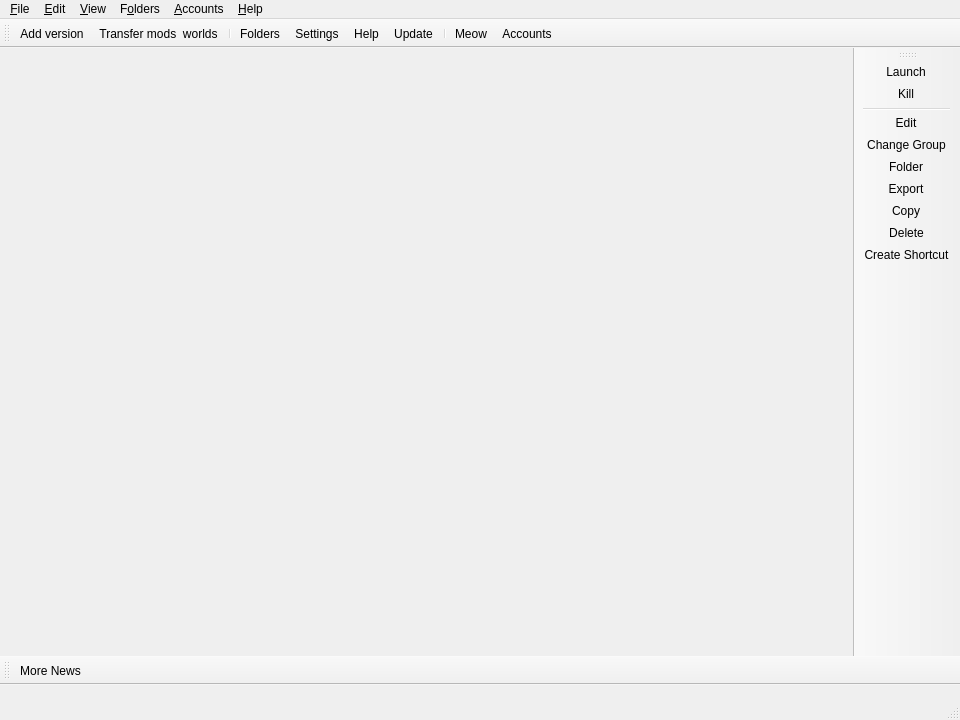
<?xml version="1.0" encoding="UTF-8"?>
<ui version="4.0">
 <class>MainWindow</class>
 <widget class="QMainWindow" name="MainWindow">
  <property name="geometry">
   <rect>
    <x>0</x>
    <y>0</y>
    <width>960</width>
    <height>720</height>
   </rect>
  </property>
  <widget class="QWidget" name="centralWidget">
   <layout class="QHBoxLayout" name="horizontalLayout">
    <property name="spacing">
     <number>0</number>
    </property>
    <property name="leftMargin">
     <number>0</number>
    </property>
    <property name="topMargin">
     <number>0</number>
    </property>
    <property name="rightMargin">
     <number>0</number>
    </property>
    <property name="bottomMargin">
     <number>0</number>
    </property>
   </layout>
  </widget>
  <widget class="QStatusBar" name="statusBar">
   <property name="minimumSize">
    <size>
     <width>0</width>
     <height>35</height>
    </size>
   </property>
  </widget>
  <widget class="QToolBar" name="mainToolBar">
   <property name="windowTitle">
    <string>Main Toolbar</string>
   </property>
   <property name="allowedAreas">
    <set>Qt::ToolBarArea::BottomToolBarArea|Qt::ToolBarArea::TopToolBarArea</set>
   </property>
   <property name="toolButtonStyle">
    <enum>Qt::ToolButtonStyle::ToolButtonTextBesideIcon</enum>
   </property>
   <property name="floatable">
    <bool>false</bool>
   </property>
   <attribute name="toolBarArea">
    <enum>TopToolBarArea</enum>
   </attribute>
   <attribute name="toolBarBreak">
    <bool>false</bool>
   </attribute>
   <addaction name="actionAddInstance"/>
   <addaction name="actionTransferContent"/>
   <addaction name="separator"/>
   <addaction name="actionFoldersButton"/>
   <addaction name="actionSettings"/>
   <addaction name="actionHelpButton"/>
   <addaction name="actionCheckUpdate"/>
   <addaction name="separator"/>
   <addaction name="actionCAT"/>
   <addaction name="actionAccountsButton"/>
  </widget>
  <widget class="QToolBar" name="newsToolBar">
   <property name="windowTitle">
    <string>News Toolbar</string>
   </property>
   <property name="allowedAreas">
    <set>Qt::ToolBarArea::BottomToolBarArea|Qt::ToolBarArea::TopToolBarArea</set>
   </property>
   <property name="iconSize">
    <size>
     <width>16</width>
     <height>16</height>
    </size>
   </property>
   <property name="toolButtonStyle">
    <enum>Qt::ToolButtonStyle::ToolButtonTextBesideIcon</enum>
   </property>
   <property name="floatable">
    <bool>false</bool>
   </property>
   <attribute name="toolBarArea">
    <enum>BottomToolBarArea</enum>
   </attribute>
   <attribute name="toolBarBreak">
    <bool>false</bool>
   </attribute>
   <addaction name="actionMoreNews"/>
  </widget>
  <widget class="WideBar" name="instanceToolBar">
   <property name="windowTitle">
    <string>Instance Toolbar</string>
   </property>
   <property name="allowedAreas">
    <set>Qt::ToolBarArea::LeftToolBarArea|Qt::ToolBarArea::RightToolBarArea</set>
   </property>
   <property name="iconSize">
    <size>
     <width>16</width>
     <height>16</height>
    </size>
   </property>
   <property name="toolButtonStyle">
    <enum>Qt::ToolButtonStyle::ToolButtonTextBesideIcon</enum>
   </property>
   <property name="floatable">
    <bool>false</bool>
   </property>
   <property name="useDefaultAction" stdset="0">
    <bool>true</bool>
   </property>
   <attribute name="toolBarArea">
    <enum>RightToolBarArea</enum>
   </attribute>
   <attribute name="toolBarBreak">
    <bool>false</bool>
   </attribute>
   <addaction name="actionLaunchInstance"/>
   <addaction name="actionKillInstance"/>
   <addaction name="separator"/>
   <addaction name="actionEditInstance"/>
   <addaction name="actionChangeInstGroup"/>
   <addaction name="actionViewSelectedInstFolder"/>
   <addaction name="actionExportInstance"/>
   <addaction name="actionCopyInstance"/>
   <addaction name="actionDeleteInstance"/>
   <addaction name="actionCreateInstanceShortcut"/>
  </widget>
  <widget class="QMenuBar" name="menuBar">
   <property name="geometry">
    <rect>
     <x>0</x>
     <y>0</y>
     <width>800</width>
     <height>24</height>
    </rect>
   </property>
   <widget class="QMenu" name="fileMenu">
    <property name="title">
     <string>&amp;File</string>
    </property>
    <property name="toolTipsVisible">
     <bool>true</bool>
    </property>
    <addaction name="actionAddInstance"/>
    <addaction name="separator"/>
    <addaction name="actionLaunchInstance"/>
    <addaction name="actionKillInstance"/>
    <addaction name="separator"/>
    <addaction name="actionEditInstance"/>
    <addaction name="actionChangeInstGroup"/>
    <addaction name="actionViewSelectedInstFolder"/>
    <addaction name="actionExportInstance"/>
    <addaction name="actionCopyInstance"/>
    <addaction name="actionDeleteInstance"/>
    <addaction name="actionCreateInstanceShortcut"/>
    <addaction name="separator"/>
    <addaction name="actionSettings"/>
    <addaction name="actionCloseWindow"/>
   </widget>
   <widget class="QMenu" name="editMenu">
    <property name="title">
     <string>&amp;Edit</string>
    </property>
    <property name="toolTipsVisible">
     <bool>true</bool>
    </property>
    <addaction name="actionUndoTrashInstance"/>
   </widget>
   <widget class="QMenu" name="viewMenu">
    <property name="title">
     <string>&amp;View</string>
    </property>
    <property name="toolTipsVisible">
     <bool>true</bool>
    </property>
    <addaction name="actionChangeTheme"/>
    <addaction name="separator"/>
    <addaction name="actionCAT"/>
    <addaction name="actionToggleStatusBar"/>
    <addaction name="actionLockToolbars"/>
    <addaction name="separator"/>
   </widget>
   <widget class="QMenu" name="foldersMenu">
    <property name="title">
     <string>F&amp;olders</string>
    </property>
    <property name="toolTipsVisible">
     <bool>true</bool>
    </property>
    <addaction name="actionViewLauncherRootFolder"/>
    <addaction name="separator"/>
    <addaction name="actionViewInstanceFolder"/>
    <addaction name="actionViewCentralModsFolder"/>
    <addaction name="actionViewSkinsFolder"/>
    <addaction name="actionViewJavaFolder"/>
    <addaction name="separator"/>
    <addaction name="actionViewIconThemeFolder"/>
    <addaction name="actionViewWidgetThemeFolder"/>
    <addaction name="actionViewCatPackFolder"/>
    <addaction name="actionViewIconsFolder"/>
    <addaction name="separator"/>
    <addaction name="actionViewLogsFolder"/>
   </widget>
   <widget class="QMenu" name="accountsMenu">
    <property name="title">
     <string>&amp;Accounts</string>
    </property>
   </widget>
   <widget class="QMenu" name="helpMenu">
    <property name="title">
     <string>&amp;Help</string>
    </property>
    <property name="toolTipsVisible">
     <bool>true</bool>
    </property>
    <addaction name="actionClearMetadata"/>
    <addaction name="actionReportBug"/>
       <addaction name="actionViewLog"/>
    <addaction name="actionAddToPATH"/>
    <addaction name="separator"/>
    <addaction name="actionTELEGRAM"/>
    <addaction name="actionDISCORD"/>
    <addaction name="actionREDDIT"/>
    <addaction name="separator"/>
    <addaction name="actionMoreNews"/>
    <addaction name="actionCheckUpdate"/>
    <addaction name="actionOpenWiki"/>
    <addaction name="actionAbout"/>
   </widget>
   <addaction name="fileMenu"/>
   <addaction name="editMenu"/>
   <addaction name="viewMenu"/>
   <addaction name="foldersMenu"/>
   <addaction name="accountsMenu"/>
   <addaction name="helpMenu"/>
  </widget>
  <action name="actionMoreNews">
   <property name="icon">
    <iconset theme="news"/>
   </property>
   <property name="text">
       <string>More News...</string>
   </property>
   <property name="toolTip">
    <string>Open the development blog to read more news about %1.</string>
   </property>
  </action>
  <action name="actionCAT">
   <property name="checkable">
    <bool>true</bool>
   </property>
   <property name="icon">
    <iconset theme="cat"/>
   </property>
   <property name="text">
    <string>&amp;Meow</string>
   </property>
   <property name="toolTip">
    <string>It's a fluffy kitty :3</string>
   </property>
  </action>
  <action name="actionToggleStatusBar">
   <property name="checkable">
    <bool>true</bool>
   </property>
   <property name="text">
    <string>Status Bar</string>
   </property>
  </action>
  <action name="actionLockToolbars">
   <property name="checkable">
    <bool>true</bool>
   </property>
   <property name="text">
    <string>Lock Toolbars</string>
   </property>
  </action>
  <action name="actionUndoTrashInstance">
   <property name="enabled">
    <bool>false</bool>
   </property>
   <property name="text">
    <string>&amp;Undo Last Instance Deletion</string>
   </property>
  </action>
  <action name="actionAddInstance">
   <property name="icon">
    <iconset theme="new"/>
   </property>
   <property name="text">
    <string>Add &amp;version...</string>
   </property>
   <property name="toolTip">
    <string>Add a new instance.</string>
   </property>
  </action>
  <action name="actionTransferContent">
   <property name="text">
    <string>Transfer mods &amp; worlds...</string>
   </property>
   <property name="toolTip">
    <string>Copy mods or worlds between Minecraft profiles. Existing files are skipped.</string>
   </property>
  </action>
  <action name="actionCheckUpdate">
   <property name="icon">
    <iconset theme="checkupdate"/>
   </property>
   <property name="text">
    <string>&amp;Update...</string>
   </property>
   <property name="toolTip">
    <string>Check for new updates for %1.</string>
   </property>
   <property name="menuRole">
    <enum>QAction::MenuRole::ApplicationSpecificRole</enum>
   </property>
  </action>
  <action name="actionSettings">
   <property name="icon">
    <iconset theme="settings"/>
   </property>
   <property name="text">
    <string>Setti&amp;ngs...</string>
   </property>
   <property name="toolTip">
    <string>Change settings.</string>
   </property>
   <property name="menuRole">
    <enum>QAction::MenuRole::PreferencesRole</enum>
   </property>
  </action>
  <action name="actionManageAccounts">
   <property name="icon">
    <iconset theme="accounts"/>
   </property>
   <property name="text">
    <string>&amp;Manage Accounts...</string>
   </property>
  </action>
  <action name="actionLaunchInstance">
   <property name="icon">
    <iconset theme="launch"/>
   </property>
   <property name="text">
    <string>&amp;Launch</string>
   </property>
   <property name="toolTip">
    <string>Launch the selected instance.</string>
   </property>
  </action>
  <action name="actionKillInstance">
   <property name="icon">
    <iconset theme="status-bad"/>
   </property>
   <property name="text">
    <string>&amp;Kill</string>
   </property>
   <property name="toolTip">
    <string>Kill the running instance.</string>
   </property>
   <property name="shortcut">
    <string>Ctrl+K</string>
   </property>
  </action>
  <action name="actionRenameInstance">
   <property name="icon">
    <iconset theme="rename"/>
   </property>
   <property name="text">
    <string>Rename</string>
   </property>
   <property name="toolTip">
    <string>Rename the selected instance.</string>
   </property>
  </action>
  <action name="actionChangeInstGroup">
   <property name="icon">
    <iconset theme="tag"/>
   </property>
   <property name="text">
    <string>&amp;Change Group...</string>
   </property>
   <property name="toolTip">
    <string>Change the selected instance's group.</string>
   </property>
   <property name="shortcut">
    <string>Ctrl+G</string>
   </property>
  </action>
  <action name="actionChangeInstIcon">
   <property name="text">
    <string>Change Icon</string>
   </property>
   <property name="toolTip">
    <string>Change the selected instance's icon.</string>
   </property>
  </action>
  <action name="actionEditInstance">
   <property name="icon">
    <iconset theme="settings"/>
   </property>
   <property name="text">
    <string>&amp;Edit...</string>
   </property>
   <property name="toolTip">
    <string>Change the instance settings, mods and versions.</string>
   </property>
   <property name="shortcut">
    <string>Ctrl+I</string>
   </property>
  </action>
  <action name="actionViewSelectedInstFolder">
   <property name="icon">
    <iconset theme="viewfolder"/>
   </property>
   <property name="text">
    <string>&amp;Folder</string>
   </property>
   <property name="toolTip">
    <string>Open the selected instance's root folder in a file browser.</string>
   </property>
  </action>
  <action name="actionDeleteInstance">
   <property name="icon">
    <iconset theme="delete"/>
   </property>
   <property name="text">
    <string>Dele&amp;te</string>
   </property>
   <property name="toolTip">
    <string>Delete the selected instance.</string>
   </property>
   <property name="autoRepeat">
    <bool>false</bool>
   </property>
  </action>
  <action name="actionCopyInstance">
   <property name="icon">
    <iconset theme="copy"/>
   </property>
   <property name="text">
    <string>Cop&amp;y...</string>
   </property>
   <property name="toolTip">
    <string>Copy the selected instance.</string>
   </property>
   <property name="shortcut">
    <string>Ctrl+D</string>
   </property>
  </action>
  <action name="actionExportInstance">
   <property name="icon">
    <iconset theme="export"/>
   </property>
   <property name="text">
    <string>E&amp;xport...</string>
   </property>
   <property name="toolTip">
    <string>Export the selected instance to supported formats.</string>
   </property>
  </action>
  <action name="actionExportInstanceZip">
   <property name="icon">
    <iconset theme="launcher"/>
   </property>
   <property name="text">
    <string>Prism Launcher (zip)</string>
   </property>
  </action>
  <action name="actionExportInstanceMrPack">
   <property name="icon">
    <iconset theme="modrinth"/>
   </property>
   <property name="text">
    <string>Modrinth (mrpack)</string>
   </property>
  </action>
  <action name="actionExportInstanceFlamePack">
   <property name="icon">
    <iconset theme="flame"/>
   </property>
   <property name="text">
    <string>CurseForge (zip)</string>
   </property>
  </action>
  <action name="actionCreateInstanceShortcut">
   <property name="icon">
    <iconset theme="shortcut"/>
   </property>
   <property name="text">
    <string>Create Shortcut</string>
   </property>
   <property name="toolTip">
       <string>Creates a shortcut on a selected folder to launch the selected instance.</string>
   </property>
  </action>
  <action name="actionNoAccountsAdded">
   <property name="icon">
    <iconset theme="noaccount"/>
   </property>
   <property name="text">
    <string>No accounts added!</string>
   </property>
  </action>
  <action name="actionNoDefaultAccount">
   <property name="checkable">
    <bool>true</bool>
   </property>
   <property name="icon">
    <iconset theme="noaccount"/>
   </property>
   <property name="text">
    <string>No Default Account</string>
   </property>
   <property name="shortcut">
    <string>Ctrl+0</string>
   </property>
  </action>
  <action name="actionCloseWindow">
   <property name="icon">
    <iconset theme="status-bad"/>
   </property>
   <property name="text">
    <string>Close &amp;Window</string>
   </property>
   <property name="toolTip">
    <string>Close the current window</string>
   </property>
   <property name="menuRole">
    <enum>QAction::MenuRole::NoRole</enum>
   </property>
  </action>
  <action name="actionViewInstanceFolder">
   <property name="icon">
    <iconset theme="viewfolder"/>
   </property>
   <property name="text">
    <string>&amp;Instances</string>
   </property>
   <property name="toolTip">
    <string>Open the instances folder in a file browser.</string>
   </property>
  </action>
  <action name="actionViewLauncherRootFolder">
   <property name="icon">
    <iconset theme="viewfolder"/>
   </property>
   <property name="text">
    <string>Launcher &amp;Root</string>
   </property>
   <property name="toolTip">
    <string>Open the launcher's root folder in a file browser.</string>
   </property>
  </action>
  <action name="actionViewCentralModsFolder">
   <property name="icon">
    <iconset theme="centralmods"/>
   </property>
   <property name="text">
    <string>&amp;Central Mods</string>
   </property>
   <property name="toolTip">
    <string>Open the central mods folder in a file browser.</string>
   </property>
  </action>
  <action name="actionViewSkinsFolder">
   <property name="icon">
    <iconset theme="viewfolder"/>
   </property>
   <property name="text">
    <string>&amp;Skins</string>
   </property>
   <property name="toolTip">
    <string>Open the skins folder in a file browser.</string>
   </property>
  </action>
  <action name="actionViewIconsFolder">
   <property name="icon">
    <iconset theme="viewfolder"/>
   </property>
   <property name="text">
    <string>Instance Icons</string>
   </property>
   <property name="toolTip">
    <string>Open the instance icons folder in a file browser.</string>
   </property>
  </action>
  <action name="actionViewLogsFolder">
   <property name="icon">
    <iconset theme="viewfolder"/>
   </property>
   <property name="text">
    <string>Logs</string>
   </property>
   <property name="toolTip">
    <string>Open the logs folder in a file browser.</string>
   </property>
  </action>
  <action name="actionChangeTheme">
   <property name="text">
    <string>Themes</string>
   </property>
  </action>
  <action name="actionReportBug">
   <property name="icon">
    <iconset theme="bug"/>
   </property>
   <property name="text">
    <string>Report a Bug or Suggest a Feature</string>
   </property>
   <property name="toolTip">
    <string>Open the bug tracker to report a bug with %1.</string>
   </property>
  </action>
  <action name="actionDISCORD">
   <property name="icon">
    <iconset theme="discord"/>
   </property>
   <property name="text">
    <string>&amp;Discord Guild</string>
   </property>
   <property name="toolTip">
    <string>Open %1 Discord guild.</string>
   </property>
  </action>
  <action name="actionTELEGRAM">
   <property name="icon">
    <iconset theme="telegram"/>
   </property>
   <property name="text">
    <string>&amp;Telegram Chat</string>
   </property>
   <property name="toolTip">
    <string>Open %1 Telegram chat.</string>
   </property>
  </action>
  <action name="actionREDDIT">
   <property name="icon">
    <iconset theme="reddit-alien"/>
   </property>
   <property name="text">
    <string>Sub&amp;reddit</string>
   </property>
   <property name="toolTip">
    <string>Open %1 subreddit.</string>
   </property>
  </action>
  <action name="actionAbout">
   <property name="icon">
    <iconset theme="about"/>
   </property>
   <property name="text">
    <string>&amp;About %1</string>
   </property>
   <property name="toolTip">
    <string>View information about %1.</string>
   </property>
   <property name="menuRole">
    <enum>QAction::MenuRole::AboutRole</enum>
   </property>
  </action>
  <action name="actionClearMetadata">
   <property name="icon">
    <iconset theme="refresh"/>
   </property>
   <property name="text">
    <string>&amp;Clear Metadata Cache</string>
   </property>
   <property name="toolTip">
    <string>Clear cached metadata</string>
   </property>
  </action>
     <action name="actionViewLog">
         <property name="icon">
             <iconset theme="log">
                 <normaloff>.</normaloff>.
             </iconset>
         </property>
         <property name="text">
             <string>View logs</string>
         </property>
         <property name="toolTip">
             <string>View current and previous launcher logs</string>
   </property>
  </action>
  <action name="actionAddToPATH">
   <property name="icon">
    <iconset theme="custom-commands"/>
   </property>
   <property name="text">
    <string>Install to &amp;PATH</string>
   </property>
   <property name="toolTip">
    <string>Install a %1 symlink to /usr/local/bin</string>
   </property>
  </action>
  <action name="actionFoldersButton">
   <property name="icon">
    <iconset theme="viewfolder"/>
   </property>
   <property name="text">
    <string>Folders</string>
   </property>
   <property name="toolTip">
    <string>Open one of the folders shared between instances.</string>
   </property>
  </action>
  <action name="actionHelpButton">
   <property name="icon">
    <iconset theme="help"/>
   </property>
   <property name="text">
    <string>Help</string>
   </property>
   <property name="toolTip">
    <string>Get help with %1 or Minecraft.</string>
   </property>
  </action>
  <action name="actionAccountsButton">
   <property name="icon">
    <iconset theme="noaccount"/>
   </property>
   <property name="text">
    <string>Accounts</string>
   </property>
  </action>
  <action name="actionOpenWiki">
   <property name="icon">
    <iconset theme="help"/>
   </property>
   <property name="text">
       <string>%1 &amp;Wiki</string>
   </property>
   <property name="toolTip">
    <string>Open the %1 wiki</string>
   </property>
  </action>
  <action name="actionViewWidgetThemeFolder">
   <property name="icon">
    <iconset theme="viewfolder"/>
   </property>
   <property name="text">
    <string>&amp;Widget Themes</string>
   </property>
   <property name="toolTip">
    <string>Open the widget themes folder in a file browser.</string>
   </property>
  </action>
  <action name="actionViewIconThemeFolder">
   <property name="icon">
    <iconset theme="viewfolder"/>
   </property>
   <property name="text">
    <string>I&amp;con Theme</string>
   </property>
   <property name="toolTip">
    <string>Open the icon theme folder in a file browser.</string>
   </property>
  </action>
  <action name="actionViewCatPackFolder">
   <property name="icon">
    <iconset theme="viewfolder"/>
   </property>
   <property name="text">
    <string>Cat Packs</string>
   </property>
   <property name="toolTip">
    <string>Open the cat packs folder in a file browser.</string>
   </property>
  </action>
  <action name="actionViewJavaFolder">
   <property name="icon">
    <iconset theme="viewfolder"/>
   </property>
   <property name="text">
    <string>Java</string>
   </property>
   <property name="toolTip">
    <string>Open the Java folder in a file browser. Only available if the built-in Java downloader is used.</string>
   </property>
  </action>
 </widget>
 <customwidgets>
  <customwidget>
   <class>WideBar</class>
   <extends>QToolBar</extends>
   <header>ui/widgets/WideBar.h</header>
  </customwidget>
 </customwidgets>
 <resources/>
 <connections/>
</ui>
